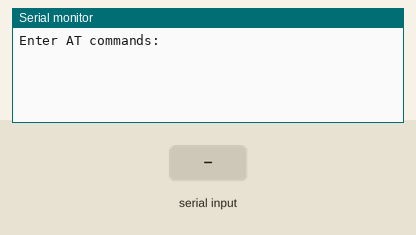
Recording of a sketch running on a simulated Arduino Uno, built with avr-gcc and run on an emulated ATmega328P. On the bench: the last lines printed to the serial monitor. Inputs (shaded band) come from the test bench.

Above: at 1.2 s.
1.3 s: "1" received over the second serial link
At 2.5 s:
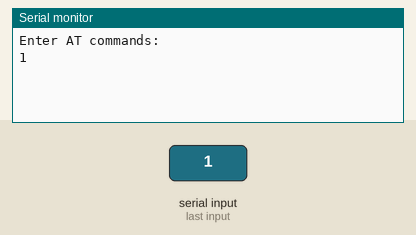
2.8 s: "0" received over the second serial link
At 3.9 s:
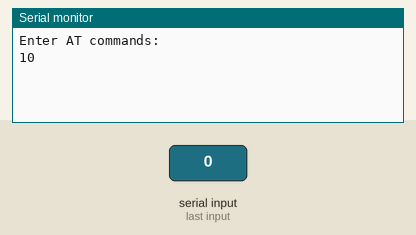

Measured:
- after the input at 1.3 s, the serial monitor: prints a new line at once (image 1)
- after the input at 2.8 s, the serial monitor: prints a new line at once (image 2)

The sketch:

wifiATcmd.ino
```cpp
#include <SoftwareSerial.h>

SoftwareSerial wifi(2,3); // RX | TX

void setup()
{

  Serial.begin(9600);
  Serial.println("Enter AT commands:");
  wifi.begin(9600);  // HC-05 default speed in AT command more

}

void loop()
{

  // Keep reading from HC-05 and send to Arduino Serial Monitor
  //wifi.listen();
   if(wifi.available()){    Serial.write(wifi.read());   }

  // Keep reading from Arduino Serial Monitor and send to HC-05
  if (Serial.available()){  wifi.write(Serial.read());   }

}
```
